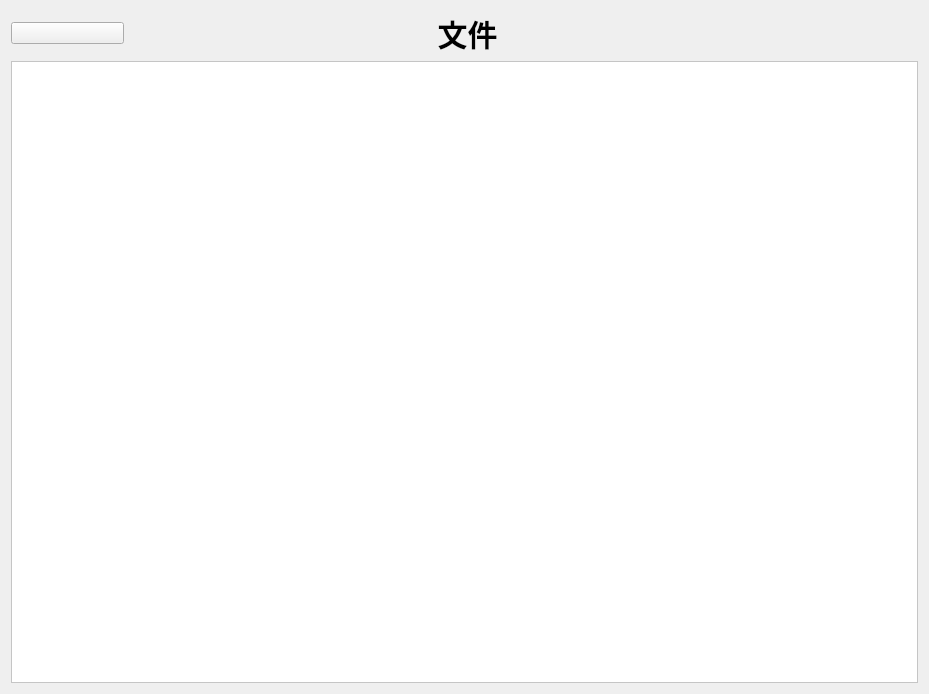
<?xml version="1.0" encoding="UTF-8"?>
<ui version="4.0">
 <class>FileApp</class>
 <widget class="QWidget" name="FileApp">
  <property name="geometry">
   <rect>
    <x>0</x>
    <y>0</y>
    <width>929</width>
    <height>694</height>
   </rect>
  </property>
  <property name="windowTitle">
   <string>Form</string>
  </property>
  <layout class="QVBoxLayout" name="verticalLayout">
   <item>
    <layout class="QHBoxLayout" name="topLayout" stretch="2,5,2,7">
     <item>
      <widget class="QPushButton" name="ReturnButton">
       <property name="text">
        <string/>
       </property>
      </widget>
     </item>
     <item>
      <spacer name="horizontalSpacer">
       <property name="orientation">
        <enum>Qt::Orientation::Horizontal</enum>
       </property>
       <property name="sizeHint" stdset="0">
        <size>
         <width>40</width>
         <height>20</height>
        </size>
       </property>
      </spacer>
     </item>
     <item>
      <widget class="QLabel" name="title">
       <property name="styleSheet">
        <string notr="true">QLabel {
    font-weight: bold; /* 字体加粗 */
    font-size: 30px;   /* 设置字体大小 */
}</string>
       </property>
       <property name="text">
        <string>文件</string>
       </property>
       <property name="alignment">
        <set>Qt::AlignmentFlag::AlignHCenter|Qt::AlignmentFlag::AlignTop</set>
       </property>
      </widget>
     </item>
     <item>
      <spacer name="horizontalSpacer_2">
       <property name="orientation">
        <enum>Qt::Orientation::Horizontal</enum>
       </property>
       <property name="sizeHint" stdset="0">
        <size>
         <width>40</width>
         <height>20</height>
        </size>
       </property>
      </spacer>
     </item>
    </layout>
   </item>
   <item>
    <widget class="QListWidget" name="FileTree">
     <property name="styleSheet">
      <string notr="true">QListWidget {
    background-color: white;
}

QScrollBar:vertical {
    background: transparent;
    width: 8px;
}

QScrollBar::handle:vertical {
    background: rgba(0, 0, 0, 50); /* 半透明的滑块 */
    border-radius: 4px;
}

QScrollBar::add-line:vertical, QScrollBar::sub-line:vertical {
    background: none;
}

QScrollBar::add-page:vertical, QScrollBar::sub-page:vertical {
    background: none;
}
</string>
     </property>
    </widget>
   </item>
  </layout>
 </widget>
 <resources/>
 <connections/>
</ui>
